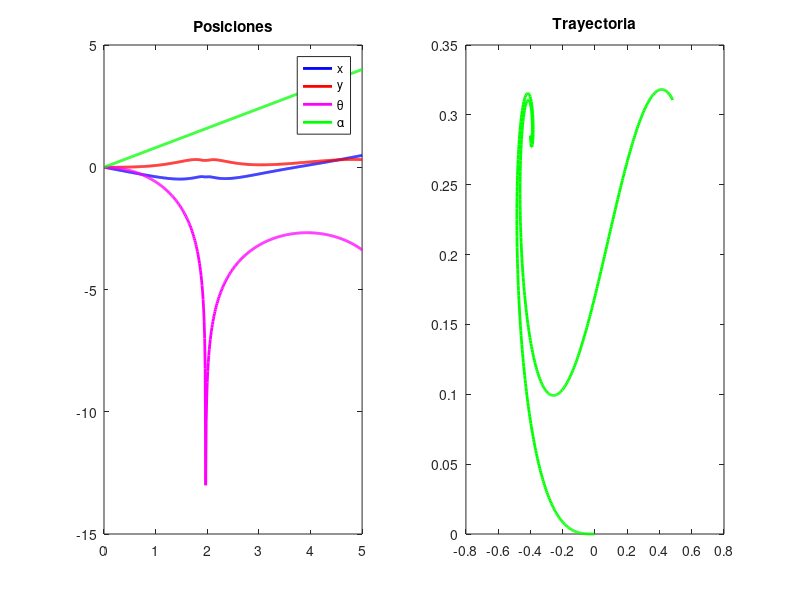

Write the MATLAB code that produced this figure.
%Guzmán Magallón Gerardo
clear all;close all;clc

vs = -0.4;           %Velocidad lineal
w_alpha = 0.8;          %Velocidad angular
d = 0.3;
p = [0 0 0 0]';



t = 0.01;           %Paso de tiempo
s=5;               %Tiempo

p_plot = zeros(4,s/t); 
time = t:t:s;

for i=1:s/t
%    clf;
%    Dibujar_Coche(p,d)
%    pause(0.0001)
%    
   pp = [0 0 0 0]';
   pp(1) = vs*cos(p(3));        %Vel X
   pp(2) = vs*sin(p(3));        %Vel Y
   pp(3) = vs/d * tan(p(4));    %Vel Theta
   pp(4) = w_alpha;             %Vel Alpha
   
   p = p + pp*t;        
   p_plot(:,i) = p;
end

subplot(1,2,1);
plot(time,p_plot(1,:),'b','LineWidth',2);hold on;
plot(time,p_plot(2,:),'r','LineWidth',2);
plot(time,p_plot(3,:),'m','LineWidth',2);
plot(time,p_plot(4,:),'g','LineWidth',2);
legend('x','y','\theta','\alpha');title('Posiciones');

subplot(1,2,2);
plot(p_plot(1,:),p_plot(2,:),'g','LineWidth',2);hold on;title('Trayectoria');